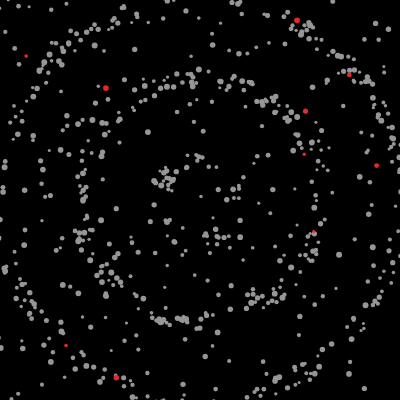
Frame 1 (no input)
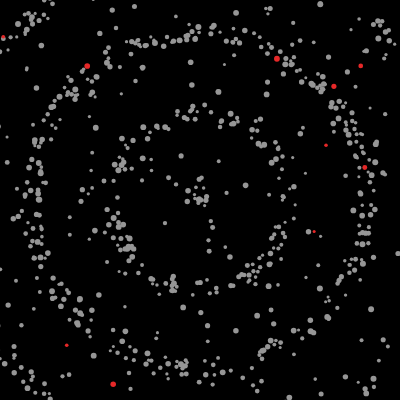
Frame 60 (no input)
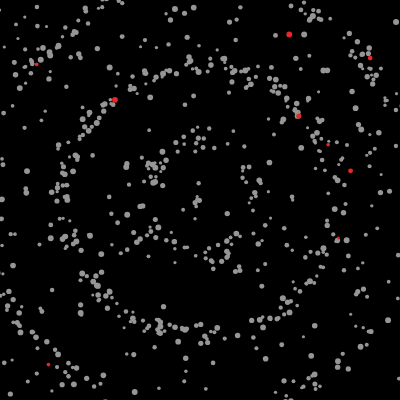
Frame 120 (the mouse pressed at the canvas centre since frame 60)

The p5.js sketch that drew these frames (run headless with seeded random() and noise() and a simulated clock; from frame 60 on, the mouse is pressed at the canvas centre):

// p5.js sketch
// ── sketch.js
var molecules = []; // array of molecules
var wavelength;
var amplitude;
var angularfrequency;
var waveconstant;
var slider;
var k = 0;

function setup() {
  frameRate(20);
  createCanvas(400, 400);
  wavelength = .2*width;
  amplitude = .3*wavelength;
  angularfrequency = TWO_PI;
  waveconstant = TWO_PI/wavelength;
  //noLoop();
  // Create objects
  //noLoop();
  running = true;
  noStroke();
  for (var i=0; i<700; i++) {
    molecules.push(new Waver(150));
  }
  // Create a few red ones for visilibity
  for (var i=0; i<10; i++) {
     molecules.push(new Waver(color(230,40,40)));
   }
  fill(240);


}

function draw() {

  background(0);

  for (var i=0; i<molecules.length; i++) {

    molecules[i].undulate();
    molecules[i].display();

  }

}

// Jitter class
function Waver(fill_) {
  var j = 0;
  // the initial random value of x is stored for later
  this.x =random(width);
  this.originalx = this.x;
  // same for y
  this.y = random(height);
  this.originaly = this.y;
  // convert from cartesian to polar
  this.r = sqrt(sq(this.x-width/2)+sq(this.y-height/2));
  this.originalr = this.r;
  // this is the other dimension of the polar coordinates
  this.phi = atan2(this.x-width/2,this.y-height/2);
  // make em look kinda random
  this.diameter = random(3, 6);
  // this will set the amount of jitter
  this.speed = .5;

  // here is the jittering function
  this.jitter = function() {
  // a little x and y motion is added to each particle
    this.x += random(-this.speed, this.speed);
    this.y += random(-this.speed, this.speed);
  };

  this.undulate = function(){
    //j will be the timekeeper here
    j++;

    // this function adds a sinusoidally varying amount to the x position
    // we have to do it in the radial direction first, then convert back to the cartesian coordinates
    // if you look at the argument you will see it is just the equation for a traveling wave.

    this.r = this.originalr + amplitude*sin(waveconstant*this.originalr - angularfrequency*j*.01);
    this.x = (width/2)+this.r*cos(this.phi) + random(-this.speed, this.speed);;
    this.y = (height/2)+this.r*sin(this.phi)+ random(-this.speed, this.speed);;

  }

  this.display = function() {
    //this function updates each of the particles at every frame
    push();
    fill(fill_);
    translate(this.x, this.y);
    ellipse(0, 0, this.diameter, this.diameter);
    pop();
  };
}

// maybe you want to stop it during the motion. Just press the canvas to start/stop
function touchStarted(){
  if (!running){
    running = true;
    loop();
    return
  }

  if (running){
    running = false;
    noLoop()
    return
  }


}
